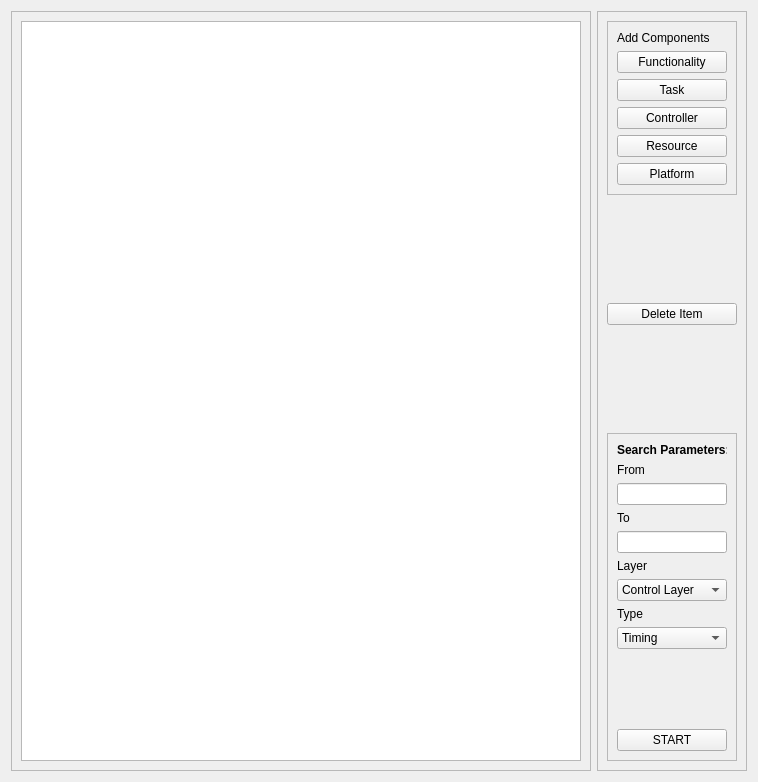
<?xml version="1.0" encoding="UTF-8"?>
<ui version="4.0">
 <class>prova_widget</class>
 <widget class="QWidget" name="prova_widget">
  <property name="windowModality">
   <enum>Qt::NonModal</enum>
  </property>
  <property name="geometry">
   <rect>
    <x>0</x>
    <y>0</y>
    <width>758</width>
    <height>782</height>
   </rect>
  </property>
  <layout class="QHBoxLayout" name="horizontalLayout">
   <item>
    <widget class="QScrollArea" name="scrollArea">
     <property name="widgetResizable">
      <bool>true</bool>
     </property>
     <widget class="QWidget" name="scrollAreaWidgetContents">
      <property name="geometry">
       <rect>
        <x>0</x>
        <y>0</y>
        <width>590</width>
        <height>768</height>
       </rect>
      </property>
      <layout class="QVBoxLayout" name="verticalLayout_4">
       <item>
        <widget class="QGraphicsView" name="graphicsView"/>
       </item>
      </layout>
     </widget>
    </widget>
   </item>
   <item>
    <widget class="QFrame" name="frame">
     <property name="maximumSize">
      <size>
       <width>150</width>
       <height>16777215</height>
      </size>
     </property>
     <property name="frameShape">
      <enum>QFrame::StyledPanel</enum>
     </property>
     <property name="frameShadow">
      <enum>QFrame::Raised</enum>
     </property>
     <layout class="QVBoxLayout" name="verticalLayout_3">
      <item>
       <widget class="QFrame" name="frame_2">
        <property name="maximumSize">
         <size>
          <width>16777215</width>
          <height>300</height>
         </size>
        </property>
        <property name="frameShape">
         <enum>QFrame::StyledPanel</enum>
        </property>
        <property name="frameShadow">
         <enum>QFrame::Raised</enum>
        </property>
        <layout class="QVBoxLayout" name="verticalLayout">
         <item>
          <widget class="QLabel" name="label_11">
           <property name="maximumSize">
            <size>
             <width>100</width>
             <height>30</height>
            </size>
           </property>
           <property name="text">
            <string>Add Components</string>
           </property>
          </widget>
         </item>
         <item>
          <widget class="QPushButton" name="pushButton">
           <property name="text">
            <string>Functionality</string>
           </property>
          </widget>
         </item>
         <item>
          <widget class="QPushButton" name="pushButton_2">
           <property name="text">
            <string>Task</string>
           </property>
          </widget>
         </item>
         <item>
          <widget class="QPushButton" name="pushButton_3">
           <property name="text">
            <string>Controller</string>
           </property>
          </widget>
         </item>
         <item>
          <widget class="QPushButton" name="pushButton_4">
           <property name="text">
            <string>Resource</string>
           </property>
          </widget>
         </item>
         <item>
          <widget class="QPushButton" name="pushButton_5">
           <property name="text">
            <string>Platform</string>
           </property>
          </widget>
         </item>
        </layout>
        <zorder>pushButton</zorder>
        <zorder>pushButton_2</zorder>
        <zorder>pushButton_3</zorder>
        <zorder>pushButton_4</zorder>
        <zorder>pushButton_5</zorder>
        <zorder>label_11</zorder>
       </widget>
      </item>
      <item>
       <spacer name="verticalSpacer">
        <property name="orientation">
         <enum>Qt::Vertical</enum>
        </property>
        <property name="sizeHint" stdset="0">
         <size>
          <width>20</width>
          <height>47</height>
         </size>
        </property>
       </spacer>
      </item>
      <item>
       <widget class="QPushButton" name="Delete_Button">
        <property name="text">
         <string>Delete Item</string>
        </property>
       </widget>
      </item>
      <item>
       <spacer name="verticalSpacer_3">
        <property name="orientation">
         <enum>Qt::Vertical</enum>
        </property>
        <property name="sizeHint" stdset="0">
         <size>
          <width>20</width>
          <height>95</height>
         </size>
        </property>
       </spacer>
      </item>
      <item>
       <widget class="QFrame" name="frame_3">
        <property name="frameShape">
         <enum>QFrame::StyledPanel</enum>
        </property>
        <property name="frameShadow">
         <enum>QFrame::Raised</enum>
        </property>
        <layout class="QVBoxLayout" name="verticalLayout_2">
         <item>
          <widget class="QLabel" name="label_16">
           <property name="maximumSize">
            <size>
             <width>200</width>
             <height>30</height>
            </size>
           </property>
           <property name="text">
            <string>&lt;html&gt;&lt;head/&gt;&lt;body&gt;&lt;p&gt;&lt;span style=&quot; font-weight:600;&quot;&gt;Search Parameters:&lt;/span&gt;&lt;/p&gt;&lt;/body&gt;&lt;/html&gt;</string>
           </property>
          </widget>
         </item>
         <item>
          <widget class="QLabel" name="label_12">
           <property name="maximumSize">
            <size>
             <width>40</width>
             <height>30</height>
            </size>
           </property>
           <property name="text">
            <string>From</string>
           </property>
          </widget>
         </item>
         <item>
          <widget class="QLineEdit" name="lineEdit"/>
         </item>
         <item>
          <widget class="QLabel" name="label_13">
           <property name="maximumSize">
            <size>
             <width>40</width>
             <height>30</height>
            </size>
           </property>
           <property name="text">
            <string>To</string>
           </property>
          </widget>
         </item>
         <item>
          <widget class="QLineEdit" name="lineEdit_2"/>
         </item>
         <item>
          <widget class="QLabel" name="label_14">
           <property name="maximumSize">
            <size>
             <width>40</width>
             <height>30</height>
            </size>
           </property>
           <property name="text">
            <string>Layer</string>
           </property>
          </widget>
         </item>
         <item>
          <widget class="QComboBox" name="comboBox">
           <item>
            <property name="text">
             <string>Control Layer</string>
            </property>
           </item>
           <item>
            <property name="text">
             <string>Resources Layer</string>
            </property>
           </item>
           <item>
            <property name="text">
             <string>Physical Layer</string>
            </property>
           </item>
          </widget>
         </item>
         <item>
          <widget class="QLabel" name="label_15">
           <property name="maximumSize">
            <size>
             <width>40</width>
             <height>30</height>
            </size>
           </property>
           <property name="text">
            <string>Type</string>
           </property>
          </widget>
         </item>
         <item>
          <widget class="QComboBox" name="comboBox_2">
           <item>
            <property name="text">
             <string>Timing</string>
            </property>
           </item>
          </widget>
         </item>
         <item>
          <spacer name="verticalSpacer_2">
           <property name="orientation">
            <enum>Qt::Vertical</enum>
           </property>
           <property name="sizeHint" stdset="0">
            <size>
             <width>20</width>
             <height>74</height>
            </size>
           </property>
          </spacer>
         </item>
         <item>
          <widget class="QPushButton" name="pushButton_6">
           <property name="text">
            <string>START</string>
           </property>
          </widget>
         </item>
        </layout>
       </widget>
      </item>
     </layout>
    </widget>
   </item>
  </layout>
 </widget>
 <resources/>
 <connections/>
</ui>
